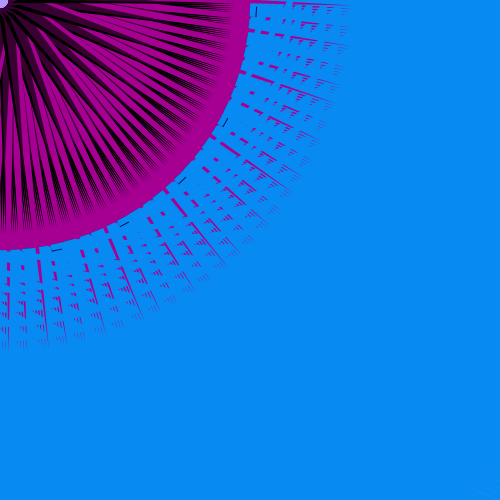
Frame 1 (no input)
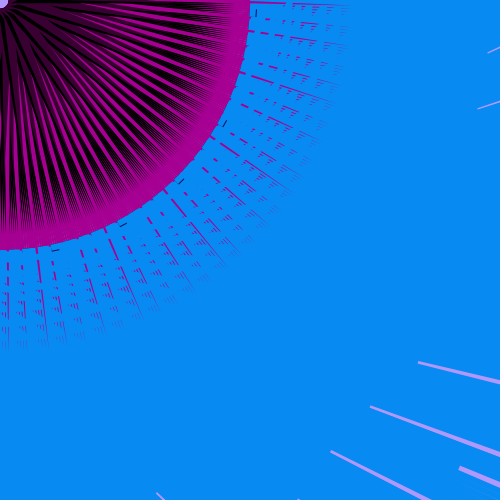
Frame 60 (the mouse pressed at the canvas centre just before this capture)
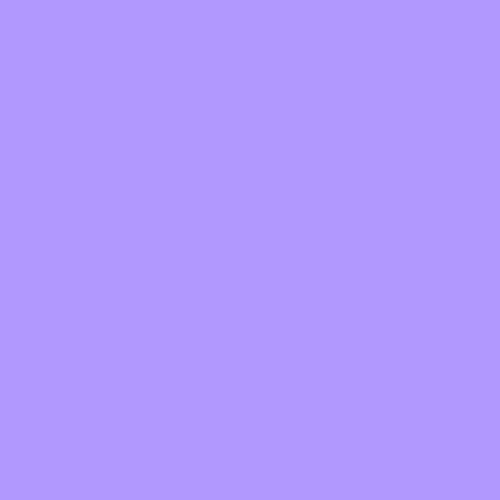
Frame 120 (the mouse held since frame 60 and released just before this capture)

The Processing sketch that drew these frames (run headless with seeded random() and noise(); from frame 60 on, the mouse is pressed at the canvas centre):

// Processing sketch: processing_3979
// ── processing_3979.pde



float sep, nn, n, m, s;  
  
void setup(){  
 sep = 7;  
  nn = 20;  
  n=0; 
  m=millis(); 
  s=5; 
  size(500, 500);  
   
}  
  
void draw(){  
 noiseSeed(150);  
  n+=0.06; 
  s+=0.04; 
  
  background(177, 152, 255, 10);  
  for(float y =sep; y <= width-3*sep; y += nn/4){  
    for(float x = sep+20; x <= height-sep/2; x += 2.0*nn){  
 float N = noise(n); 
 float R = m%100; 
 float S= noise(s); 
    float f;  
      f = dist(mouseX, mouseY, x, y);  
      float diam;  
      diam = map(f, f, width, height, 7);   
      if(mousePressed==false){  
noStroke();  
  
        translate(mouseX*2,mouseY*2);  
        rotate(3);    
        fill(0);  
        triangle(width/3,height/3, 15*S,10,25,16);  
        fill(165, 0, 146);  
        triangle(width/2,height/2,6*(6*N),5,10,7);  
 fill(57, 0, 50);  
 triangle(width/4,height/4,20,3,7,5);  
     fill(255);  
       
    fill(9, 11, 88);  
    rect(mouseX,width/2,(15*N),7);  
    fill(7, 138, 242);  
    rect(mouseY,height/2,4*(f*N),6);  
    
      }  
    }  
  }  
}  
  
  
